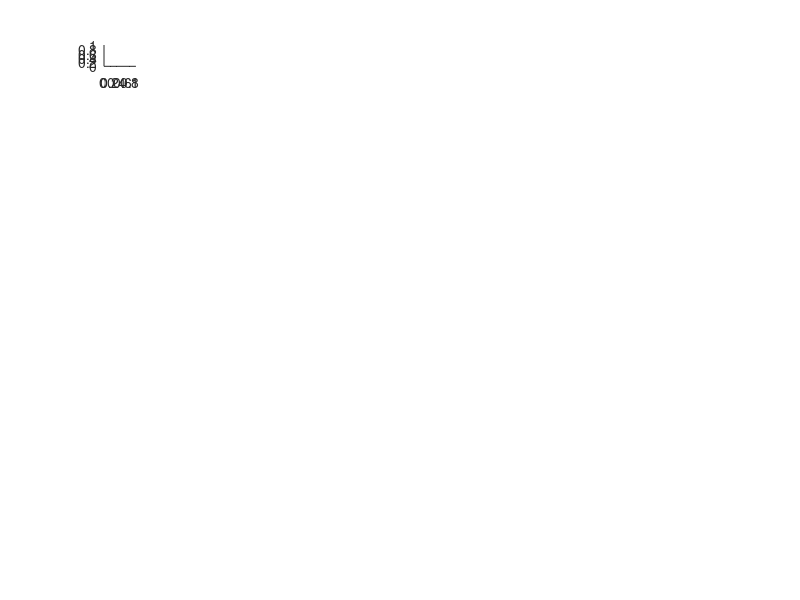

MATLAB code to generate this figure: (Note: this script raises an error after producing the figure.)
% Tue  6 Dec 10:04:56 CET 2022
figure(1);
clf
d=5;
a = 0:d:(360-d)
slope = NaN(length(a),1);
sS = NaN(length(a),1);
for idx=1:length(a)
idx
%try
	subplot(ceil(sqrt(360/d)),ceil(sqrt(360/d)),idx)
	[fx,fy]= fourier_axis_2d([1,1],100*[1,1]);
	Sx = spectral_density_bandpass_continuous(fx,10,2);
 Sy=normpdf(fy,0,2);
 S=Sx*Sy';
S = S+0.0001*randn(size(S))
 S=ifftshift(imrotate(fftshift(S),a(idx),'crop'));
sS(idx,1) = sum(S(:));
 [S,~,~,slope(idx,1)] = separate_isotropic_from_anisotropic_density(S,[1,1])
imagesc(fftshift(S.hat));
title([a(idx),slope(idx,1)])
axis square
%catch
%end

end
figure(2)
plot(a',[tand(a'),slope]);
hline(1);

